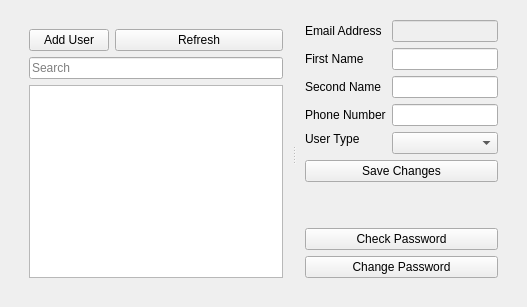
      <widget class="QWidget" name="usereditortab">
       <attribute name="title">
        <string>User Editor</string>
       </attribute>
       <layout class="QGridLayout" name="gridLayout_12">
        <item row="0" column="0">
         <widget class="QWidget" name="gridWidget" native="true">
          <layout class="QGridLayout" name="gridLayout_5">
           <item row="0" column="0">
            <widget class="QSplitter" name="splitter_4">
             <property name="orientation">
              <enum>Qt::Horizontal</enum>
             </property>
             <property name="childrenCollapsible">
              <bool>false</bool>
             </property>
             <widget class="QWidget" name="horizontalWidget" native="true">
              <property name="sizePolicy">
               <sizepolicy hsizetype="Expanding" vsizetype="Preferred">
                <horstretch>0</horstretch>
                <verstretch>0</verstretch>
               </sizepolicy>
              </property>
              <layout class="QHBoxLayout" name="horizontalLayout_4">
               <property name="leftMargin">
                <number>9</number>
               </property>
               <property name="topMargin">
                <number>9</number>
               </property>
               <property name="rightMargin">
                <number>9</number>
               </property>
               <property name="bottomMargin">
                <number>9</number>
               </property>
               <item>
                <widget class="QWidget" name="verticalWidget" native="true">
                 <layout class="QVBoxLayout" name="verticalLayout_8">
                  <property name="leftMargin">
                   <number>0</number>
                  </property>
                  <property name="topMargin">
                   <number>0</number>
                  </property>
                  <property name="rightMargin">
                   <number>0</number>
                  </property>
                  <property name="bottomMargin">
                   <number>0</number>
                  </property>
                  <item>
                   <widget class="QWidget" name="formWidget" native="true">
                    <property name="sizePolicy">
                     <sizepolicy hsizetype="Preferred" vsizetype="Fixed">
                      <horstretch>0</horstretch>
                      <verstretch>0</verstretch>
                     </sizepolicy>
                    </property>
                    <layout class="QFormLayout" name="formLayout_7">
                     <property name="leftMargin">
                      <number>0</number>
                     </property>
                     <property name="topMargin">
                      <number>0</number>
                     </property>
                     <property name="rightMargin">
                      <number>0</number>
                     </property>
                     <property name="bottomMargin">
                      <number>0</number>
                     </property>
                     <item row="0" column="0">
                      <widget class="QPushButton" name="userAdd">
                       <property name="text">
                        <string>Add User</string>
                       </property>
                      </widget>
                     </item>
                     <item row="0" column="1">
                      <widget class="QPushButton" name="userRefresh">
                       <property name="text">
                        <string>Refresh</string>
                       </property>
                       <property name="icon">
                        <iconset theme="reload_all_tabs">
                         <normaloff>.</normaloff>.</iconset>
                       </property>
                      </widget>
                     </item>
                    </layout>
                   </widget>
                  </item>
                  <item>
                   <widget class="QLineEdit" name="userSearch">
                    <property name="placeholderText">
                     <string>Search</string>
                    </property>
                    <property name="clearButtonEnabled">
                     <bool>true</bool>
                    </property>
                   </widget>
                  </item>
                  <item>
                   <widget class="QTableView" name="userTableView">
                    <property name="alternatingRowColors">
                     <bool>true</bool>
                    </property>
                    <property name="selectionMode">
                     <enum>QAbstractItemView::SingleSelection</enum>
                    </property>
                    <property name="selectionBehavior">
                     <enum>QAbstractItemView::SelectRows</enum>
                    </property>
                    <attribute name="horizontalHeaderCascadingSectionResizes">
                     <bool>true</bool>
                    </attribute>
                    <attribute name="horizontalHeaderStretchLastSection">
                     <bool>false</bool>
                    </attribute>
                   </widget>
                  </item>
                 </layout>
                </widget>
               </item>
              </layout>
             </widget>
             <widget class="QWidget" name="verticalWidget" native="true">
              <property name="sizePolicy">
               <sizepolicy hsizetype="Expanding" vsizetype="Preferred">
                <horstretch>0</horstretch>
                <verstretch>0</verstretch>
               </sizepolicy>
              </property>
              <layout class="QVBoxLayout" name="verticalLayout_9">
               <property name="leftMargin">
                <number>9</number>
               </property>
               <property name="topMargin">
                <number>0</number>
               </property>
               <property name="rightMargin">
                <number>9</number>
               </property>
               <property name="bottomMargin">
                <number>9</number>
               </property>
               <item>
                <widget class="QWidget" name="formWidget" native="true">
                 <property name="sizePolicy">
                  <sizepolicy hsizetype="Preferred" vsizetype="Fixed">
                   <horstretch>0</horstretch>
                   <verstretch>0</verstretch>
                  </sizepolicy>
                 </property>
                 <layout class="QFormLayout" name="formLayout_8">
                  <property name="rowWrapPolicy">
                   <enum>QFormLayout::WrapLongRows</enum>
                  </property>
                  <property name="leftMargin">
                   <number>0</number>
                  </property>
                  <property name="topMargin">
                   <number>0</number>
                  </property>
                  <property name="rightMargin">
                   <number>0</number>
                  </property>
                  <property name="bottomMargin">
                   <number>0</number>
                  </property>
                  <item row="0" column="0">
                   <widget class="QLabel" name="userEmailLabel">
                    <property name="text">
                     <string>Email Address</string>
                    </property>
                   </widget>
                  </item>
                  <item row="0" column="1">
                   <widget class="QLineEdit" name="userEmailEdit">
                    <property name="enabled">
                     <bool>false</bool>
                    </property>
                    <property name="readOnly">
                     <bool>true</bool>
                    </property>
                   </widget>
                  </item>
                  <item row="1" column="0">
                   <widget class="QLabel" name="userFnameLabel">
                    <property name="text">
                     <string>First Name</string>
                    </property>
                   </widget>
                  </item>
                  <item row="1" column="1">
                   <widget class="QLineEdit" name="userFnameEdit">
                    <property name="clearButtonEnabled">
                     <bool>true</bool>
                    </property>
                   </widget>
                  </item>
                  <item row="2" column="0">
                   <widget class="QLabel" name="userSnameLabel">
                    <property name="text">
                     <string>Second Name</string>
                    </property>
                   </widget>
                  </item>
                  <item row="2" column="1">
                   <widget class="QLineEdit" name="userSnameEdit">
                    <property name="clearButtonEnabled">
                     <bool>true</bool>
                    </property>
                   </widget>
                  </item>
                  <item row="4" column="0">
                   <widget class="QLabel" name="userTypeLabel">
                    <property name="sizePolicy">
                     <sizepolicy hsizetype="Preferred" vsizetype="Fixed">
                      <horstretch>0</horstretch>
                      <verstretch>0</verstretch>
                     </sizepolicy>
                    </property>
                    <property name="text">
                     <string>User Type</string>
                    </property>
                   </widget>
                  </item>
                  <item row="4" column="1">
                   <widget class="QComboBox" name="userTypeEdit"/>
                  </item>
                  <item row="3" column="0">
                   <widget class="QLabel" name="userPhoneNoLabel">
                    <property name="text">
                     <string>Phone Number</string>
                    </property>
                   </widget>
                  </item>
                  <item row="3" column="1">
                   <widget class="QLineEdit" name="userPhoneNoEdit">
                    <property name="clearButtonEnabled">
                     <bool>true</bool>
                    </property>
                   </widget>
                  </item>
                 </layout>
                </widget>
               </item>
               <item>
                <widget class="QPushButton" name="userSaveChanges">
                 <property name="text">
                  <string>Save Changes</string>
                 </property>
                </widget>
               </item>
               <item>
                <spacer name="verticalSpacer_2">
                 <property name="orientation">
                  <enum>Qt::Vertical</enum>
                 </property>
                 <property name="sizeHint" stdset="0">
                  <size>
                   <width>20</width>
                   <height>40</height>
                  </size>
                 </property>
                </spacer>
               </item>
               <item>
                <widget class="QPushButton" name="userCheckPassword">
                 <property name="text">
                  <string>Check Password</string>
                 </property>
                </widget>
               </item>
               <item>
                <widget class="QPushButton" name="userChangePassword">
                 <property name="text">
                  <string>Change Password</string>
                 </property>
                </widget>
               </item>
              </layout>
             </widget>
            </widget>
           </item>
          </layout>
         </widget>
        </item>
       </layout>
      </widget>
